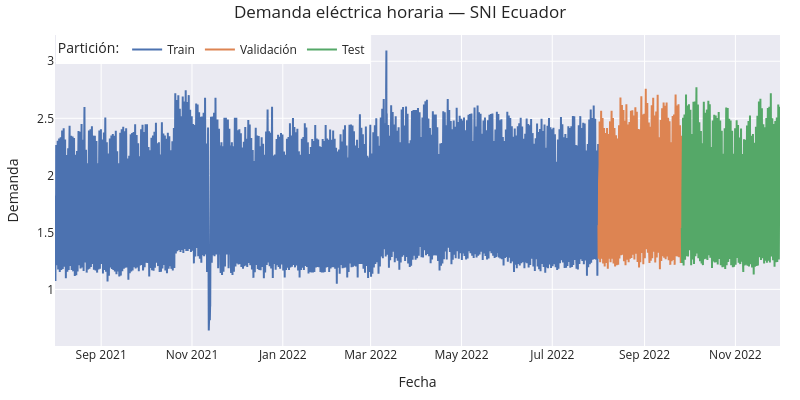

Here is the notebook cell this chart was saved with:
### Markdown cell above
## 4. Análisis exploratorio (EDA)

### 4.1 Serie temporal completa

Se visualizan los tres conjuntos sobre la serie completa para verificar
la correcta partición temporal e identificar patrones de tendencia y estacionalidad.

### Code cell
# Gráfico interactivo de la serie temporal
# ==============================================================================
fig = go.Figure()
fig.add_trace(go.Scatter(x=datos_train.index, y=datos_train['Demand'], mode='lines', name='Train'))
fig.add_trace(go.Scatter(x=datos_val.index,   y=datos_val['Demand'],   mode='lines', name='Validación'))
fig.add_trace(go.Scatter(x=datos_test.index,  y=datos_test['Demand'],  mode='lines', name='Test'))
fig.update_layout(
    title       = 'Demanda eléctrica horaria — SNI Ecuador',
    xaxis_title = 'Fecha',
    yaxis_title = 'Demanda',
    legend_title= 'Partición:',
    width=800, height=400,
    margin=dict(l=20, r=20, t=35, b=20),
    legend=dict(orientation='h', yanchor='top', y=1, xanchor='left', x=0.001)
)
fig.show()

### Figure 1 — Plotly figure (JSON) as saved in the notebook; plotly's stock layout.template omitted (floating-point values rounded to 4 significant figures; data arrays with more than 128 entries replaced by an {"elided": "..."} marker saying what was removed)
{"data": [{"mode": "lines", "name": "Train", "type": "scatter", "x": {"elided": "8760 str values"}, "y": {"elided": "8760 float values"}}, {"mode": "lines", "name": "Validación", "type": "scatter", "x": {"elided": "1344 str values"}, "y": {"elided": "1344 float values"}}, {"mode": "lines", "name": "Test", "type": "scatter", "x": {"elided": "1584 str values"}, "y": {"elided": "1584 float values"}}], "layout": {"height": 400, "legend": {"orientation": "h", "title": {"text": "Partición:"}, "x": 0.001, "xanchor": "left", "y": 1, "yanchor": "top"}, "margin": {"b": 20, "l": 20, "r": 20, "t": 35}, "title": {"text": "Demanda eléctrica horaria — SNI Ecuador"}, "width": 800, "xaxis": {"title": {"text": "Fecha"}}, "yaxis": {"title": {"text": "Demanda"}}}}
